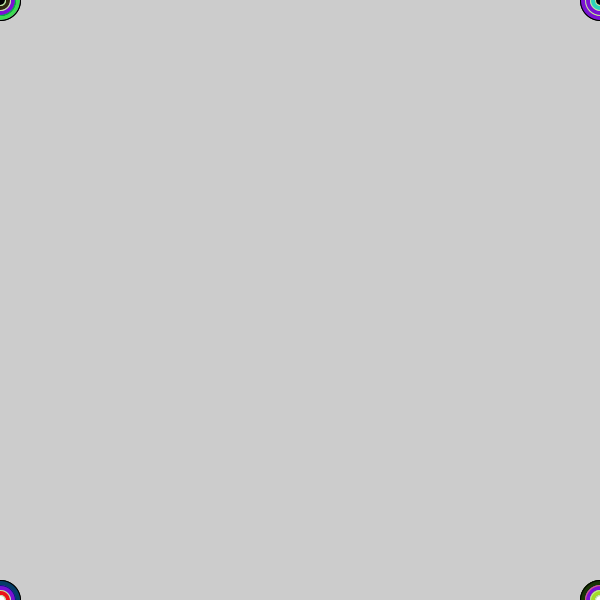
Frame 1 (no input)
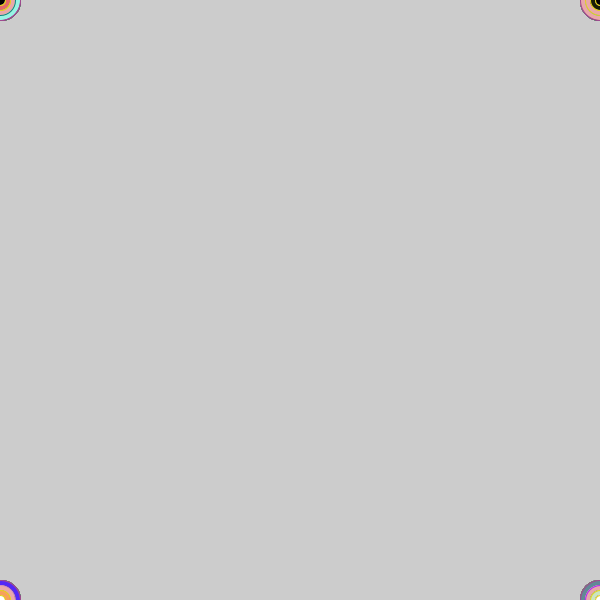
Frame 60 (the mouse pressed at the canvas centre just before this capture)
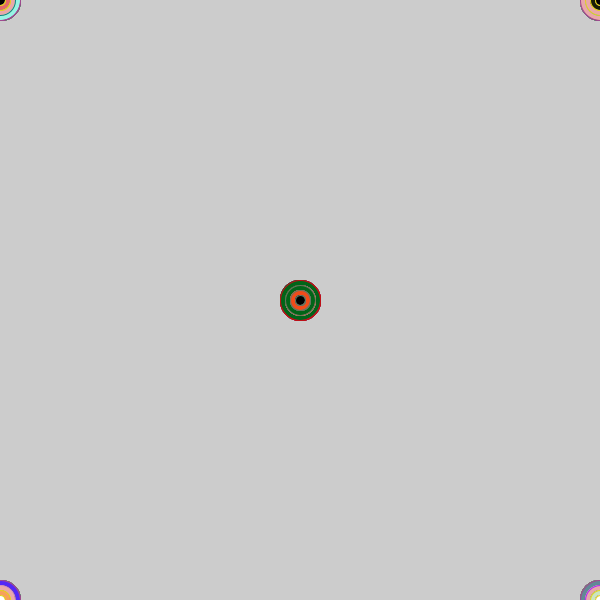
Frame 120 (the mouse held since frame 60 and released just before this capture)

The Processing sketch that drew these frames (run headless with seeded random() and noise(); from frame 60 on, the mouse is pressed at the canvas centre):

// Processing sketch: processing_136710
// ── processing_136710.pde

void setup() {
  size(600, 600);
}
void draw() {
  round( map(mouseX,1,600,100,500));
  round( map(mouseY,1,600,100,500));
  
    fill(random(1,255),random(1,255),random(1,255));
  ellipse(mouseX, mouseY,40, 40);
  fill(random(1,255),random(1,255),random(1,255));
  ellipse(mouseY, mouseX,40, 40);
  fill(random(1,255),random(1,255),random(1,255));
  ellipse(height-mouseY, width-mouseX,40, 40);
  fill(random(1,255),random(1,255),random(1,255));
  ellipse(width-mouseX,height-mouseY,40, 40);
  fill(random(1,255),random(1,255),random(1,255));
  ellipse(height-mouseY, mouseX,40, 40);
  fill(random(1,255),random(1,255),random(1,255));
  ellipse(mouseX,height-mouseY,40, 40);
  fill(random(1,255),random(1,255),random(1,255));
  ellipse(mouseY, width-mouseX,40, 40);
  fill(random(1,255),random(1,255),random(1,255));
  ellipse(width-mouseX,mouseY,40, 40);
  
  stroke(random(1,255),random(1,255),random(1,255));
  ellipse(mouseX, mouseY,30, 30);
   stroke(random(1,255),random(1,255),random(1,255));
  ellipse(mouseY, mouseX,30, 30);
  stroke(random(1,255),random(1,255),random(1,255));
  ellipse(height-mouseY, width-mouseX,30, 30);
  stroke(random(1,255),random(1,255),random(1,255));
  ellipse(width-mouseX,height-mouseY,30, 30);
  stroke(random(1,255),random(1,255),random(1,255));
  ellipse(height-mouseY, mouseX,30, 30);
  stroke(random(1,255),random(1,255),random(1,255));
  ellipse(mouseX,height-mouseY,30, 30);
  stroke(random(1,255),random(1,255),random(1,255));
  ellipse(mouseY, width-mouseX,30, 30);
  stroke(random(1,255),random(1,255),random(1,255));
  ellipse(width-mouseX,mouseY,30, 30);
  
  fill(random(1,255),random(1,255),random(1,255));
  ellipse(mouseX, mouseY,20, 20);
  fill(random(1,255),random(1,255),random(1,255));
  ellipse(mouseY, mouseX,20, 20);
  fill(random(1,255),random(1,255),random(1,255));
  ellipse(height-mouseY, width-mouseX,20, 20);
  fill(random(1,255),random(1,255),random(1,255));
  ellipse(width-mouseX,height-mouseY,20, 20);
  fill(random(1,255),random(1,255),random(1,255));
  ellipse(height-mouseY, mouseX,20, 20);
  fill(random(1,255),random(1,255),random(1,255));
  ellipse(mouseX,height-mouseY,20, 20);
  fill(random(1,255),random(1,255),random(1,255));
  ellipse(mouseY, width-mouseX,20, 20);
  fill(random(1,255),random(1,255),random(1,255));
  ellipse(width-mouseX,mouseY,20, 20);
  
   fill(255,255,255);
  ellipse(mouseX, mouseY,10, 10);
  fill(0,0,0);
  ellipse(mouseY, mouseX,10, 10);
  fill(0,0,0);
  ellipse(height-mouseY, width-mouseX,10, 10);
  fill(255,255,255);
  ellipse(width-mouseX,height-mouseY,10, 10);
  fill(255,255,255);
  ellipse(height-mouseY, mouseX,10, 10);
  fill(0,0,0);
  ellipse(mouseX,height-mouseY,10, 10);
  fill(255,255,255);
  ellipse(mouseY, width-mouseX,10, 10);
  fill(0,0,0);
  ellipse(width-mouseX,mouseY,10, 10);
}
